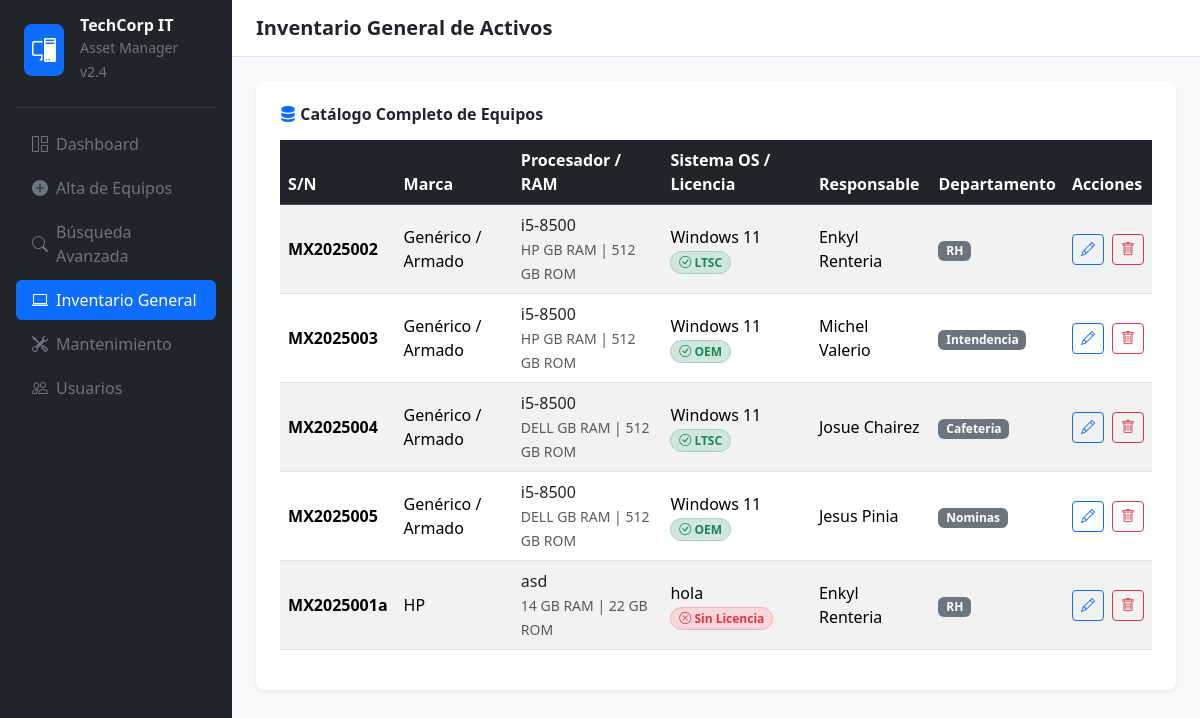
The app's page /inventario, older data.
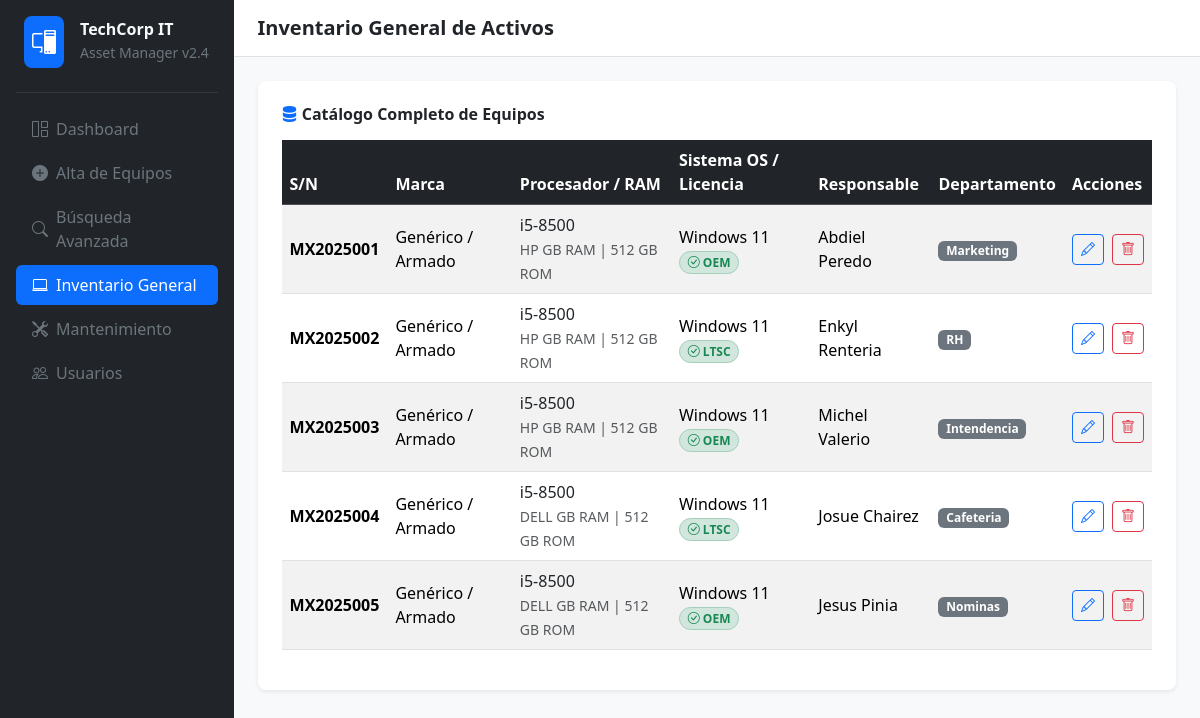
The same page, newer data.
### tables this page shows
CREATE TABLE "Stock" (
	"id_stock"	INTEGER NOT NULL,
	"marca_monitor"	TEXT,
	"pulgadas_monitor"	INTEGER,
	"marca_teclado"	TEXT,
	"marca_mouse"	TEXT,
	"SN_equipo"	TEXT,
	"marca_equipo"	TEXT,
	"ram_equipo"	INTEGER,
	"almacenamiento_equipo"	INTEGER,
	"procesador_equipo"	TEXT,
	"SO_equipo"	TEXT,
	"id_usuario"	INTEGER NOT NULL,
	"id_licencia"	INTEGER,
	PRIMARY KEY("id_stock"),
	FOREIGN KEY("id_licencia") REFERENCES "Licencia"("id_licencia"),
	FOREIGN KEY("id_usuario") REFERENCES "Usuario"("id_usuario")
);

CREATE TABLE "Licencia" (
	"id_licencia"	INTEGER NOT NULL,
	"tipo_licencia"	TEXT NOT NULL,
	"expiracion_anios"	INTEGER NOT NULL,
	PRIMARY KEY("id_licencia")
);

CREATE TABLE "Usuario" (
	"id_usuario"	INTEGER NOT NULL,
	"nombre"	TEXT NOT NULL,
	"apellido_paterno"	TEXT NOT NULL,
	"apellido_materno"	TEXT NOT NULL,
	"edad"	INTEGER NOT NULL,
	"departamento"	TEXT NOT NULL,
	PRIMARY KEY("id_usuario")
);

### app.py (the view)
@app.route('/inventario')
def inventario():
    conn = get_db_connection()
    equipos = conn.execute('''
        SELECT
            s.id_stock, s.SN_equipo, s.marca_equipo, s.procesador_equipo,
            s.ram_equipo, s.almacenamiento_equipo, s.SO_equipo,
            u.nombre, u.apellido_paterno, u.departamento,
            l.tipo_licencia
        FROM Stock s
        JOIN Usuario u ON s.id_usuario = u.id_usuario
        LEFT JOIN Licencia l ON s.id_licencia = l.id_licencia
    ''').fetchall()
    conn.close()
    return render_template('inventario.html', equipos=equipos, active_page='inventario')

### app.py (called while the page is built)
def get_db_connection():
    conn = sqlite3.connect(DB_PATH)
    conn.row_factory = sqlite3.Row
    return conn

### templates/inventario.html (shortened to what this page needs)
{% extends 'base.html' %}
{% block page_title %}Inventario General de Activos{% endblock %}
{% block content %}
<div class="card border-0 shadow-sm rounded-3 p-4">
  <div class="d-flex justify-content-between align-items-center mb-3">
    <h6 class="fw-bold m-0"><i class="bi bi-server text-primary"></i> Catálogo Completo de Equipos</h6>
  </div>
  <div class="table-responsive">
    <table class="table table-striped table-hover align-middle">
      <thead class="table-dark">
        <tr>
          <th>S/N</th>
          <th>Marca</th>
          <th>Procesador / RAM</th>
          <th>Sistema OS / Licencia</th>
          <th>Responsable</th>
          <th>Departamento</th>
          <th>Acciones</th>
        </tr>
      </thead>
      <tbody>
        {% for equipo in equipos %}
        <tr>
          <td class="fw-bold">{{ equipo.SN_equipo }}</td>
          <td>{{ equipo.marca_equipo or 'Genérico / Armado' }}</td>
          <td>
            <div class="text-dark">{{ equipo.procesador_equipo or 'N/D' }}</div>
            <small class="text-muted">{{ equipo.ram_equipo or '0' }} GB RAM | {{ equipo.almacenamiento_equipo or '0' }} GB ROM</small>
          </td>
          <td>
            {{ equipo.SO_equipo or 'Sin OS' }}<br>
            {% if equipo.tipo_licencia %}
              <span class="badge bg-success-subtle text-success border border-success-subtle rounded-pill">
                <i class="bi bi-check-circle"></i> {{ equipo.tipo_licencia }}
              </span>
            {% else %}
              <span class="badge bg-danger-subtle text-danger border border-danger-subtle rounded-pill">
                <i class="bi bi-x-circle"></i> Sin Licencia
              </span>
            {% endif %}
          </td>
          <td>{{ equipo.nombre }} {{ equipo.apellido_paterno }}</td>
          <td><span class="badge bg-secondary">{{ equipo.departamento }}</span></td>
          <td>
            <div class="d-flex gap-2">
                <a href="/editar/{{ equipo.SN_equipo }}" class="btn btn-sm btn-outline-primary" title="Editar">
                <i class="bi bi-pencil"></i>
                </a>
                <form action="/eliminar/{{ equipo.SN_equipo }}" method="POST" onsubmit="return confirm('¿Estás seguro de eliminar permanentemente el equipo {{ equipo.SN_equipo }}?');">
                <button type="submit" class="btn btn-sm btn-outline-danger" title="Eliminar">
                    <i class="bi bi-trash"></i>
                </button>
                </form>
            </div>
            </td>
        </tr>
        {% endfor %}
      </tbody>
    </table>
  </div>
</div>
{% endblock %}

### templates/base.html (shortened to what this page needs)
<!DOCTYPE html>
<html lang="es">
<head>
  <link href="https://cdn.jsdelivr.net/npm/bootstrap@5.3.2/dist/css/bootstrap.min.css" rel="stylesheet">
  <link rel="stylesheet" href="https://cdn.jsdelivr.net/npm/bootstrap-icons@1.11.3/font/bootstrap-icons.min.css">
  <link rel="stylesheet" href="{{ url_for('static', filename='css/styles.css') }}">
</head>
<body>
  <div class="d-flex min-vh-100">
    <aside class="sidebar bg-dark text-white p-3 d-flex flex-column justify-content-between" style="width: 260px;">
      <div>
        <div class="d-flex align-items-center gap-3 mb-4 px-2">
          <div class="bg-primary text-white rounded-3 p-2 d-flex align-items-center justify-content-center">
            <i class="bi bi-pc-display fs-4"></i>
          </div>
          <div>
            <h6 class="fw-bold m-0 text-light">TechCorp IT</h6>
            <small class="text-secondary">Asset Manager v2.4</small>
          </div>
        </div>
        <hr class="border-secondary my-3">
        <ul class="nav nav-pills flex-column gap-1">
          <li class="nav-item">
            <a href="{{ url_for('dashboard') }}" class="nav-link {% if active_page == 'dashboard' %}active text-white{% else %}text-secondary{% endif %} d-flex align-items-center gap-2">
              <i class="bi bi-grid-1x2"></i> Dashboard
            </a>
          </li>
          <li class="nav-item">
            <a href="{{ url_for('alta_equipos') }}" class="nav-link {% if active_page == 'alta' %}active text-white{% else %}text-secondary{% endif %} d-flex align-items-center gap-2">
              <i class="bi bi-plus-circle-fill"></i> Alta de Equipos
            </a>
          </li>
          <li class="nav-item">
            <a href="{{ url_for('busqueda') }}" class="nav-link {% if active_page == 'busqueda' %}active text-white{% else %}text-secondary{% endif %} d-flex align-items-center gap-2">
              <i class="bi bi-search"></i> Búsqueda Avanzada
            </a>
          </li>
          <li class="nav-item">
            <a href="{{ url_for('inventario') }}" class="nav-link {% if active_page == 'inventario' %}active text-white{% else %}text-secondary{% endif %} d-flex align-items-center gap-2">
              <i class="bi bi-laptop"></i> Inventario General
            </a>
          </li>
          <li class="nav-item">
            <a href="{{ url_for('mantenimiento') }}" class="nav-link {% if active_page == 'mantenimiento' %}active text-white{% else %}text-secondary{% endif %} d-flex align-items-center gap-2">
              <i class="bi bi-tools"></i> Mantenimiento
            </a>
          </li>
          <li class="nav-item">
            <a href="{{ url_for('usuarios') }}" class="nav-link {% if active_page == 'usuarios' %}active text-white{% else %}text-secondary{% endif %} d-flex align-items-center gap-2">
              <i class="bi bi-people"></i> Usuarios
            </a>
          </li>
        </ul>
      </div>
    </aside>
    <main class="main-content flex-grow-1 bg-body-tertiary d-flex flex-column">
      <header class="top-header bg-white border-bottom px-4 py-3 d-flex justify-content-between align-items-center sticky-top">
        <div class="d-flex align-items-center gap-3">
          <h5 class="fw-bold m-0 text-dark">{% block page_title %}Sistema de Activos{% endblock %}</h5>
        </div>
      </header>
      <div class="p-4 flex-grow-1">
        {% block content %}{% endblock %}
      </div>
    </main>
  </div>
</body>
</html>

### static/css/styles.css (style rules this page uses)
body { font-family: system-ui, -apple-system, "Segoe UI", Roboto, sans-serif; background-color: #f8f9fa; }
.sidebar .nav-link { border-radius: 0.375rem; transition: all 0.2s ease; }

Row changes from the older to the newer data that the page shows:
removed Stock: SN_equipo "MX2025001a", marca_equipo "HP", procesador_equipo "asd", ram_equipo "14", almacenamiento_equipo "22", SO_equipo "hola", shows "Sin Licencia", nombre "Enkyl", apellido_paterno "Renteria", departamento "RH"
added Stock: SN_equipo "MX2025001", marca_equipo "Genérico / Armado", procesador_equipo "i5-8500", ram_equipo "HP", almacenamiento_equipo "512", SO_equipo "Windows 11", tipo_licencia "OEM", nombre "Abdiel", apellido_paterno "Peredo", departamento "Marketing"
